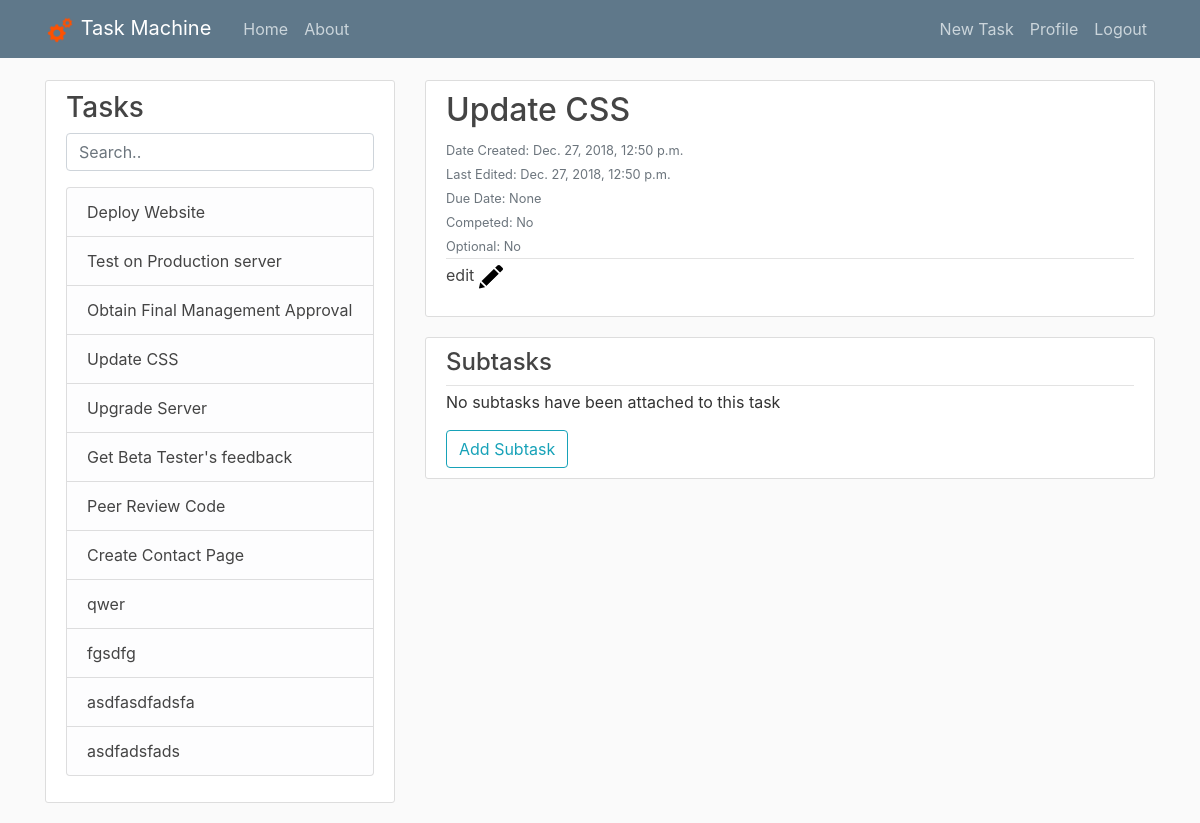
Screenshot of /?id=46 (signed in) with the database file from the repository.
### tasks/models.py (models this page shows, shortened)
class Post(models.Model):
    title = models.CharField(max_length=100)
    content = models.TextField(blank=True)
    date_posted = models.DateTimeField(auto_now_add=True)
    date_edited = models.DateTimeField(auto_now=True)
    author = models.ForeignKey(User, on_delete=models.CASCADE)
    children = models.ManyToManyField('self',symmetrical=False)
    due_date = models.DateField(blank=True,null=True)
    choices = (
        (True,'Yes'),
        (False,'No'),
    )
    complete = models.BooleanField(blank=False,choices=choices,default=False)
    optional = models.BooleanField(choices=choices,default=False)
    class Meta:
        unique_together = ('author', 'title')

### tasks/views.py (the view)
# urls.py: path('', PostListView.as_view(), name='tasks-home'),
class PostListView(LoginRequiredMixin,ListView):
    model = Post
    template_name = 'tasks/home.html'
    context_object_name = 'posts'
    ordering = ['-date_posted']
    def get_context_data(self, **kwargs):
        context = super(PostListView, self).get_context_data(**kwargs)
        context['post_list'] = Post.objects.all().filter(author=self.request.user)
        taskId = self.request.GET.get('id')
        UserPosts = Post.objects.filter(author=self.request.user)
        if UserPosts.count() < 1:
            context['post'] = None
            context['sublist'] = None
        elif taskId == 'new' or taskId is None or UserPosts.filter(pk=taskId).count() < 1:
            taskId = UserPosts.first().pk
            context['post'] = Post.objects.get(pk=taskId)
            context['sublist'] = context['post'].children.all()
        else:
            context['post'] = Post.objects.get(pk=taskId)
            context['sublist'] = context['post'].children.all()
        return context
    def get_queryset(self, **kwargs):
        return Post.objects.filter(author=self.request.user)

### tasks/templates/tasks/home.html (shortened to what this page needs)
{% extends "tasks/leftbar.html" %}
{% block header %}
<link href="http://cdnjs.cloudflare.com/ajax/libs/summernote/0.8.11/summernote.css" rel="stylesheet">
{% endblock header %}
{% block content %}
{% if post_list.count < 1 %}
    <div class="col-md-8">
        <div class="media content-section">
            <div class="media-body">
                <div class="article-metadata">
                    <h4>You have no tasks</h4>
                </div>
                <div>
                    <a class="btn btn-outline-info" href="/post/new/">Create Task</a>
                </div>
            </div>
        </div>
    </div>
{% else %}
    <div class="col-md-8">
        <article class="media content-section">
            <div class="media-body">
                <div class="media-body relative">
                    <div class="article-metadata">
                        <h2><span class="article-title">{{ post.title }}</a></h2>
                        <div class="dates">
                            <small class="text-muted">Date Created: {{ post.date_posted}}</small>
                            <br>
                            <small class="text-muted">Last Edited: {{ post.date_edited}}</small>
                            <br>
                            <small class="text-muted">Due Date: {{ post.due_date }}</small>
                        </div>
                        <div class="attributes">
                            <small class="text-muted">Competed: {% if post.complete %}Yes  <span class="green dot"></span>{% else %}No  {% endif %}</small>
                            <br>
                            <small class="text-muted">Optional: {% if post.optional %}Yes{% else %}No{% endif %}</small>
                        </div>
                    </div>
                </div>
                <div class="edit">
                    <a class="article-title edit" href="/post/{{ post.pk }}/update">
                        edit
                        <img src="media/edit-button.png" alt="Edit Post" width="25" height="25">
                    </a>
                </div>
            </div>
        </article>
        <div class="media content-section">
            <div class="media-body">
                <div class="article-metadata">
                    <h4>Subtasks</h4>
                </div>
                <div class="scroll">
                    <ul class="list-group" id="subtasklist">
                    {% if sublist.count > 0 %}
                        {% for sub in sublist %}
                        <li class="list-group-item list-group-item-light substask" data-pk="{{ sub.pk }}">
                            <a class="article-title" href="/?id={{ sub.id }}">{{ sub.title }}</a>
                            {% if sub.complete %}
                            <span class="green dot"></span>
                            {% else %}
                            <span class="red dot"></span>
                            {% endif %}
                            <span class="btn btn-outline-danger remove-sub" onclick="removeSub({{ sub.pk }})">Remove</span></li>
                        {% endfor %}
                    {% else %}
                        <p class="article-content">No subtasks have been attached to this task</p>
                    {% endif %}
                    </ul>
                </div>
                <button class="btn btn-outline-info" type="button" id="addTask">Add Subtask</button>
            </div>
        </div>
    </div>
{% endif %}
{% endblock content %}

### tasks/templates/tasks/leftbar.html
{% extends "tasks/base.html" %}
{% block leftBar %}
<div class="col-md-4 leftbar" >
    <div class="content-section">
        <h3>Tasks</h3>
        <p class='text-muted'>
            <input class="form-control" id="myInputLeftBar" type="text" placeholder="Search..">
            <div class="scroll">
                <ul class="list-group" id="leftBarList">
                {% for post in post_list %}
                    <li class="list-group-item list-group-item-light"><a class="article-title" href="/?id={{ post.id }}">{{ post.title }}</a></li>
                {% endfor %}
                </ul>
            </div>
        </p>
    </div>
</div>
{% endblock leftBar %}

### static/tasks/main.css (style rules this page uses)
body { background: #fafafa; color: #333333; margin-top: 5rem; }
h1, h2, h3, h4, h5, h6 { color: #444444; }
ul { margin: 0; }
.content-section { background: #ffffff; padding: 10px 20px; border: 1px solid #dddddd; border-radius: 3px; margin-bottom: 20px; }
.article-title { color: #444444; }
.article-content { white-space: pre-line; }
.article-metadata { padding-bottom: 1px; margin-bottom: 4px; border-bottom: 1px solid #e3e3e3 }

### rows the page displays
Post: title "Deploy Website"
Post: title "Test on Production server"
Post: title "Obtain Final Management Approval"
Post: title "Update CSS", date_posted "Dec. 27, 2018, 12:50 p.m.", date_edited "Dec. 27, 2018, 12:50 p.m.", due_date "None"
Post: title "Upgrade Server"
Post: title "Get Beta Tester's feedback"
Post: title "Peer Review Code"
Post: title "Create Contact Page"
Post: title "qwer"
Post: title "fgsdfg"
Post: title "asdfasdfadsfa"
Post: title "asdfadsfads"
